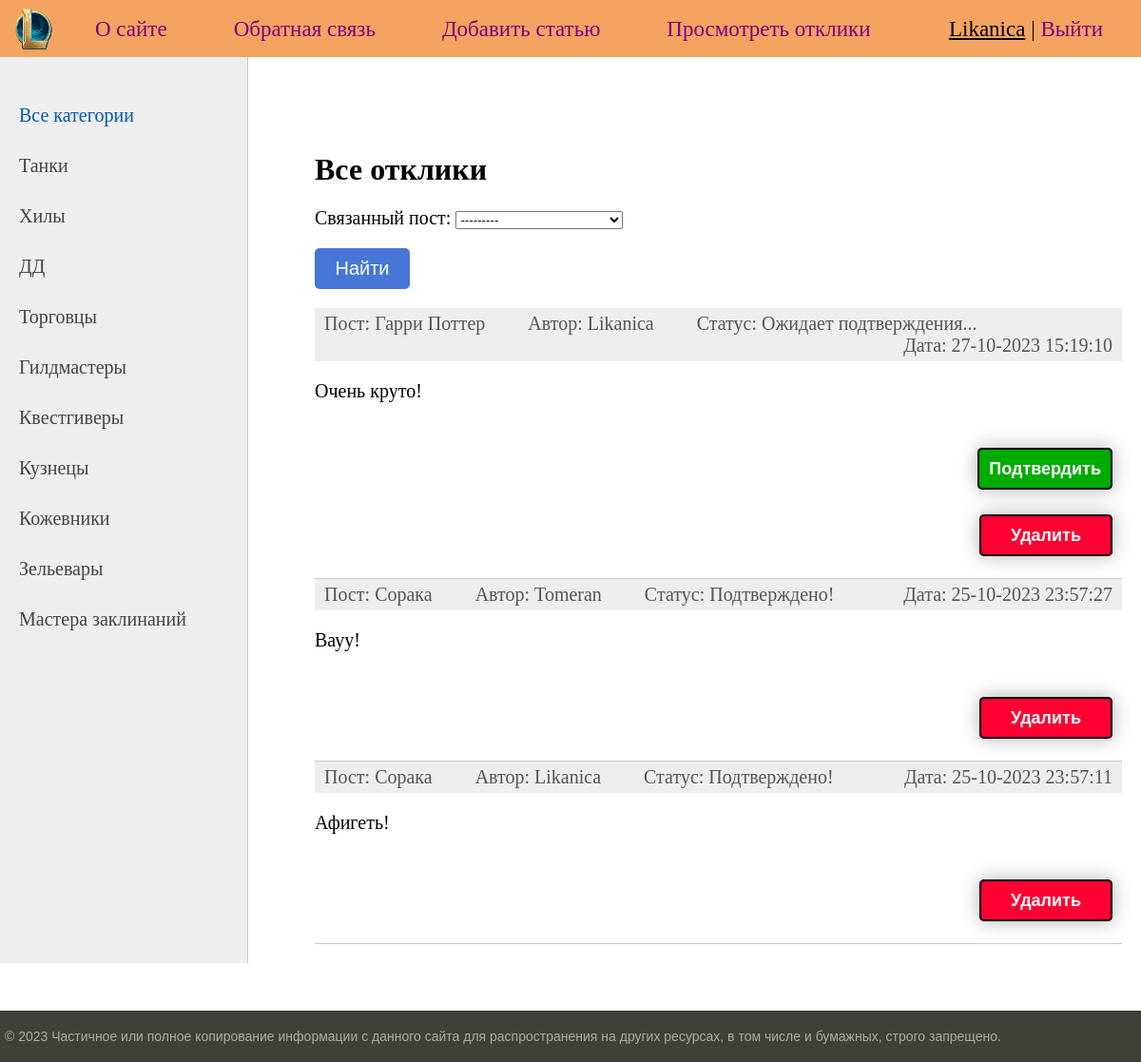
/messages/ (signed in), run on the app's committed database.
### bulletinboard/models.py (models this page shows, shortened)
class Category(models.Model):
    name = models.CharField(max_length=100, db_index=True, verbose_name='Категория')
    slug = models.SlugField(max_length=255, unique=True, db_index=True, verbose_name='URL')
    def get_absolute_url(self):
        return reverse('category', kwargs={'cat_slug': self.slug})
    class Meta:
        verbose_name = 'Категория'
        verbose_name_plural = 'Категории'
        ordering = ['id']

class Message(models.Model):
    post = models.ForeignKey(Post, on_delete=models.CASCADE, verbose_name='Связанный пост')
    author = models.ForeignKey(Author, on_delete=models.CASCADE, verbose_name='Автор')
    creation_time = models.DateTimeField(auto_now_add=True, verbose_name='Время создания')
    text = models.TextField(blank=False, verbose_name='Содержание')
    is_approved = models.BooleanField(default=False, verbose_name='Подтверждение')
    class Meta:
        verbose_name = 'Отклик'
        verbose_name_plural = 'Отклики'
        ordering = ['-creation_time']

class Post(models.Model):
    author = models.ForeignKey(Author, on_delete=models.CASCADE, verbose_name='Автор')
    category = models.ForeignKey('Category', models.CASCADE, verbose_name='Категория')
    creation_time = models.DateTimeField(auto_now_add=True, verbose_name='Время создания')
    title = models.CharField(max_length=255, blank=False, verbose_name='Заголовок')
    body = RichTextUploadingField(verbose_name='Содержание')
    def __str__(self):
        return self.title
    class Meta:
        verbose_name = 'Объявление'
        verbose_name_plural = 'Объявления'
        ordering = ['-creation_time', 'title']

class Author(models.Model):
    user = models.OneToOneField(User, on_delete=models.CASCADE)
    def __str__(self):
        return self.user.username
    class Meta:
        verbose_name = 'Автор'
        verbose_name_plural = 'Авторы'
        ordering = ['id']

### bulletinboard/views.py (the view)
# urls.py: path('messages/', ShowMessages.as_view(), name='messages'),
class ShowMessages(LoginRequiredMixin, DataMixin, ListView):
    model = Message
    template_name = 'bulletinboard/messages.html'
    context_object_name = 'messages'
    def get_queryset(self):
        author_instance, created = Author.objects.get_or_create(user=self.request.user)
        queryset = super().get_queryset()
        self.filterset = MessageFilter(self.request.GET, queryset, user=self.request.user)
        return self.filterset.qs.filter(post__author=author_instance)
    def get_context_data(self, *, object_list=None, **kwargs):
        context = super().get_context_data(**kwargs)
        c_def = self.get_user_context(title='Все полученные отклики', filterset=self.filterset)
        return context | c_def

### bulletinboard/templatetags/bulletinboard_tags.py (called while the page is built)
@register.inclusion_tag('bulletinboard/list_categories.html')
def show_categories(cat_selected=0):
    cats = Category.objects.all()
    return {'cats': cats, 'cat_selected': cat_selected}

### bulletinboard/utils.py (called while the page is built)
    def get_user_context(self, **kwargs):
        context = kwargs
        cats = Category.objects.annotate(Count('post'))
        user_menu = menu.copy()
        if not self.request.user.is_authenticated:
            user_menu.pop(2)
            user_menu.pop(2)
        context['menu'] = user_menu
        context['cats'] = cats
        if 'cat_selected' not in context:
            context['cat_selected'] = 0
        return context

### bulletinboard/templates/bulletinboard/messages.html (shortened to what this page needs)
{% extends 'bulletinboard/index.html' %}
{% block content %}
<h1>Все отклики</h1>
    <form action="" method="get">
        {{ filterset.form.as_p }}
        <input type="submit" value="Найти" class = 'btn' style = 'margin-bottom: 20px'/>
    </form>
<ul class="list-articles">
	{% for m in messages %}
		<li><div class="article-panel">
			<p class="first">Пост: {{m.post.title|truncatewords:10}}&nbsp;&nbsp;&nbsp;&nbsp;&nbsp;&nbsp;&nbsp;&nbsp;
				Автор: {{m.author}}&nbsp;&nbsp;&nbsp;&nbsp;&nbsp;&nbsp;&nbsp;&nbsp;
				{% if m.is_approved %}
				Статус: Подтверждено!
				{% else %}
				Статус: Ожидает подтверждения...
				{% endif %}
					</p>
			<p class="last">Дата: {{m.creation_time|date:"d-m-Y H:i:s"}}</p>
		</div>
			<p>{{m.text}}</p>
			{% if not m.is_approved %}
			<p class="link-read-post" style = 'margin-bottom: -50px;'>
				<a href="{% url 'approve_message' message_id=m.id %}" class = 'buttonYes'>
					<span class = 'span'>Подтвердить</span>
				</a>
			</p>
			{% endif %}
			<p class="link-read-post" style = 'margin-bottom: -5px;'>
				<a href="{% url 'message_delete' pk=m.id %}" class = 'button'>
					<span class = 'span'>Удалить</span>
				</a>
			</p>
			</li>
	{% endfor %}
</ul>
{% endblock %}

### bulletinboard/templates/bulletinboard/default.html (shortened to what this page needs)
<!DOCTYPE html>
{% load bulletinboard_tags %}
{% load static %}
<html>
<head>
	<link type="text/css" href="{% static 'bulletinboard/css/styles.css' %}" rel="stylesheet" />
</head>
<body>
<table class="table-page" border=0 cellpadding="0" cellspacing="0">
<tr><td valign=top>
{% block mainmenu %}
	<nav class = "sticky">
		<div class="header">
			<ul id="mainmenu" class="mainmenu">
			<li class="logo"><a href="{% url 'home' %}"><div class="logo"></div></a></li>
			{% for m in menu %}
						<li><a href="{% url m.url_name %}">{{m.title}}</a></li>
			{% endfor %}
				{% if request.user.is_authenticated %}
				<li class="last"><span style="text-decoration: underline;">{{user.username}}</span> | <a href="{% url 'logout' %}">Выйти</a></li>
				{% else %}
				<li class="last"><a href="{% url 'register' %}">Регистрация</a> | <a href="{% url 'login' %}">Войти</a></li>
				{% endif %}
			</ul>
		</div>
	</nav>
{% endblock mainmenu %}
<table class="table-content" border=0 cellpadding="0" cellspacing="0">
<tr>
	<td valign="top" class="left-chapters">
	<ul id="leftchapters">
		{% if cat_selected == 0 %}
		<li class="selected">Все категории</li>
		{% else %}
		<li><a href ="{% url 'home' %}">Все категории</a></li>
		{% endif %}
		{% show_categories cat_selected%}
	</ul>
</td>
<td valign="top" class="content">
	<div class="content-text">
{% block content %}
{% endblock %}
	</div>
</td></tr></table>
</td></tr>
<tr><td valign=top>
	<div id="footer">
		<p>&copy; 2023 Частичное или полное копирование информации с данного сайта для распространения на других ресурсах, в том числе и бумажных, строго запрещено.</p>
	</div>
</td></tr></table>
</body>
</html>

### bulletinboard/templates/bulletinboard/list_categories.html
{% for c in cats %}
    {% if c.pk == cat_selected %}
        <li class="selected">{{c.name}}</li>
    {% else %}
        <li><a href="{{ c.get_absolute_url }}">{{c.name}}</a></li>
    {% endif %}
{% endfor %}

### bulletinboard/static/bulletinboard/css/styles.css (style rules this page uses)
html, body { font-family: 'Times New Roman'; margin: 0; padding: 0; height: 100%; width: 100%; color: #444; }
a { color: #0059b2; text-decoration: none; }
p.link-read-post { text-align: right; }
p.link-read-post a { text-decoration: none; }
.btn { cursor: pointer; min-width: 100px; border: 0; border-radius: 5px; background: #4676D7; color: #fff; font-size: 20px; padding: 10px; }
div.article-panel { background: #eee; padding: 5px 10px 5px 10px; box-sizing: border-box; overflow: hidden; color: #555; }
div.article-panel p.first { margin: 0; float: left; }
div.article-panel p.last { margin: 0; float: right; }
ul.list-articles { list-style: none; margin: 0; padding: 0; }
ul.list-articles li { border-bottom: 1px solid #ccc; }
.table-page { width: 100%; height: 100%; vertical-align: top; }
.table-page tr { height: 100%; }
.header { background: #F4A460; height: 60px; }
.logo { background: url('../images/logo.png') no-repeat 10px 5px; width: 70px; height: 60px; }
ul.mainmenu { list-style: none; margin: 0; padding: 0; height: 60px; color: black; font-size: 23px; overflow: hidden; }
ul.mainmenu li { float: left; margin: 18px 40px 0 30px; }
ul.mainmenu li.logo { margin: 0; }
ul.mainmenu li.last { float: right; }
ul.mainmenu li a { color: #800080; text-decoration: none; }
.table-content { width: 100%; min-height: 100%; height: 100%; }
.left-chapters { margin: 0; background: #eee; border-right: 1px solid #ccc; min-height: 100%; }
.left-chapters ul { width: 230px; min-height: 100%; margin: 0; padding: 20px 10px 10px 20px; list-style: none; font-size: 20px; }
.left-chapters ul li { margin: 30px 0 0 0; color: #999; }
.left-chapters ul li.selected { color: #0059b2; }
.left-chapters ul li a { color: #444; text-decoration: none; }
.content { padding: 40px 20px 20px 40px; width: 100%; box-sizing: border-box; }
.content-text { margin: 60px 0 0 30px; color: #000; font-size: 20px; font-family: Yandex Sans Display Light; }
.content-text h1 { font-size: 32px; }
#footer { box-sizing: border-box; background: #3F4137; padding: 5px; color: #aaa; font-size: 14px; font-family: Verdana, Geneva, Arial, Helvetica; text-align: left; overflow: hidden; margin-top:50px }
.sticky { position: -webkit-sticky; position: sticky; top: 0; }

### bulletinboard/templates/bulletinboard/messages.html (style rules this page uses)
.button { font-weight: bold; font-size: 18px; font-family: 'Arial'; background-color: #FF0033; line-height: 100px; color: black; cursor: pointer; overflow: hidden; border-radius: 5px; box-shadow: 0 0 20px 0 rgba(0,0,0,.3); padding: 10px 31px; margin-right:10px; border: 2px solid; }
.buttonYes { font-weight: bold; font-size: 18px; font-family: 'Arial'; background-color: #00AB00; line-height: 100px; color: black; cursor: pointer; overflow: hidden; border-radius: 5px; box-shadow: 0 0 20px 0 rgba(0,0,0,.3); padding: 10px 10px; margin-right:10px; border: 2px solid; }
.span { color:white; }

### data on the page
Category: name "Танки"
Category: name "Хилы"
Category: name "ДД"
Category: name "Торговцы"
Category: name "Гилдмастеры"
Category: name "Квестгиверы"
Category: name "Кузнецы"
Category: name "Кожевники"
Category: name "Зельевары"
Category: name "Мастера заклинаний"
Message: post "Гарри Поттер", author "Likanica", is_approved "Статус: Ожидает подтверждения...", creation_time "27-10-2023 15:19:10", text "Очень круто!"
Message: post "Сорака", author "Tomeran", is_approved "Статус: Подтверждено!", creation_time "25-10-2023 23:57:27", text "Вауу!"
Message: post "Сорака", author "Likanica", is_approved "Статус: Подтверждено!", creation_time "25-10-2023 23:57:11", text "Афигеть!"

### other printed values
{{ m.title }} "О сайте" "Обратная связь" "Добавить статью" "Просмотреть отклики"
{{ user.username }} "Likanica"
